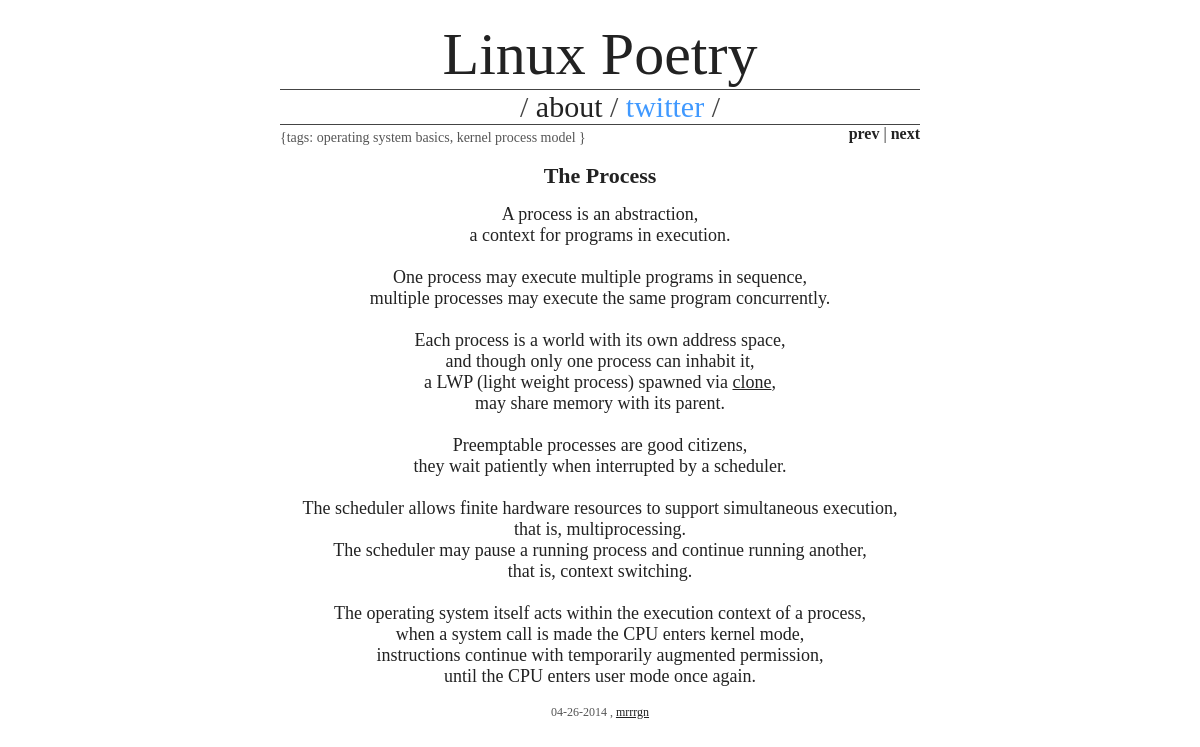
Screenshot of /3/ with the database file from the repository.
### linuxpoetry/models.py (models this page shows, shortened)
class Post(models.Model):
    title = models.TextField()
    body = models.TextField()
    tags = models.ManyToManyField(PostTag)
    created_at = models.DateTimeField(auto_now_add=True)
    updated_at = models.DateTimeField(auto_now=True)
    @property
    def body_with_html(self):
        return str(
            self.body
        ).replace('\n', '<br/>').replace('\t', ' ').replace('\r', '')
    @property
    def tags_str(self):
        return ', '.join([tag.name for tag in self.tags.all()])

class PostTag(models.Model):
    name = models.CharField(max_length=120)
    description = models.TextField()
    cardinality = models.IntegerField(default=0)

### linuxpoetry/views.py (the view)
# urls.py: url(r'^(?P<post_id>\d+)/$', views.index, name='post'),
def index(request, post_id=None):
    post = None
    next_id = None
    prev_id = None
    post_count = Post.objects.count()
    if post_count > 0:
        if not post_id:
            post = Post.objects.order_by('-created_at')[0]
        else:
            post = Post.objects.get(id=post_id)
        if post.id < post_count:
            next_id = post.id + 1
        if post.id > 1:
            prev_id = post.id - 1
    return render_to_response(
        'linuxpoetry/base.html',
        {
            'request': request,
            'post': post,
            'next_id': next_id,
            'prev_id': prev_id,
        }
    )

### templates/linuxpoetry/base.html (shortened to what this page needs)
<!DOCTYPE html>
{% autoescape off %}
<html>
  <head>
  </head>
  <body>
    <div class="primary-frame">
      <span class="headline"> Linux Poetry</span>
      <ul class="sub-headline top-nav">
        <li>/<a href="{% url "post" 1 %}"> about </a>/</li>
        <li>
          <a
            class="twitter"
            onCLick=window.open("http://www.twitter.com/linuxpoetry")>
            twitter
          </a> /
        </li>
      </ul>
      <div class="tag-frame">
        {tags: <span id="tagframe"> {% if post %} {{ post.tags_str }} {% endif %}</span>  }
      </div>
      <div class="prev-next-frame">
        <span class="prev-post">
            {% if prev_id %}
                <a href="{% url "post" prev_id %}">
                    <b>prev</b>
                </a>
            {% endif %}
        </span>
        {% if prev_id and next_id %} | {% endif %}
        <span class="next-post">
            {% if next_id %}
                <a href="{% url "post" next_id %}">
                    <b>next</b>
                </a>
            {% endif %}
        </span>
      </div>
      <br/>
      <div id="postframe" class="post-frame">
        <span class="post-title"> {% if post %} {{ post.title }} {% else %} - No Content - {% endif %} </span>
        <div class="post-body">
        {% if post %} {{ post.body_with_html }} {% endif %}
        </div>
        <span class="timestamp"> {% if post %} {{ post.updated_at|date:"m-d-Y" }} {% endif %}, <a href="http://mrrrgn.com">mrrrgn</a> </span>
      </div>
    </div>
  </body>
{% endautoescape %}
</html>

### templates/linuxpoetry/base.html (style rules this page uses)
html { height: 100%; font-family: "Big Caslon", "Book Antiqua", "Palatino Linotype", Georgia, serif; }
a { text-decoration: none; color: #222; }
.post-frame a { text-decoration: underline; }
ul.top-nav { border-top: solid 1px #444; border-bottom: solid 1px #444; list-style-type: none; margin: auto; }
ul.top-nav li { display: inline; }
.primary-frame { margin-top: 20px; margin-bottom: 0px; font-weight: normal; color: #222; width: 640px; margin-left: auto; margin-right: auto; text-align: center; }
.headline { font-size: 60px; }
.sub-headline { font-size: 30px; color: #444; }
.tag-frame { color: #555; float: left; font-size: 14px; text-align: left; margin-top: 5px; }
.prev-next-frame { float: right; }
.post-frame { width: 640px; margin-top: 20px; text-align: center; }
.post-title { color: #222; font-size: 22px; font-weight: bold; }
.post-body { font-size: 18px; margin-top: 15px; margin-bottom: 15px; }
.timestamp { font-size: 12px; color: #555; }
.twitter { color: #4099ff; }

### rows the page displays
Post: tags_str "operating system basics, kernel process model", title "The Process", body_with_html "A process is an abstraction, a context for programs in execution. One process may execute multiple programs in sequence, multiple processes may execute the same program concurrently. Each process is a world with its own address space, and though only one process can inhabit it, a LWP (light weight process) spawned via clone , may share memory with its parent. Preemptable processes are good citizens, they wait patiently when interrupted by a scheduler. The scheduler allows finite hardware resources to support simultaneous execution, that is, multiprocessing. The scheduler may pause a running process and continue running another, that is, context switching. The operating system itself acts…", updated_at "04-26-2014"
